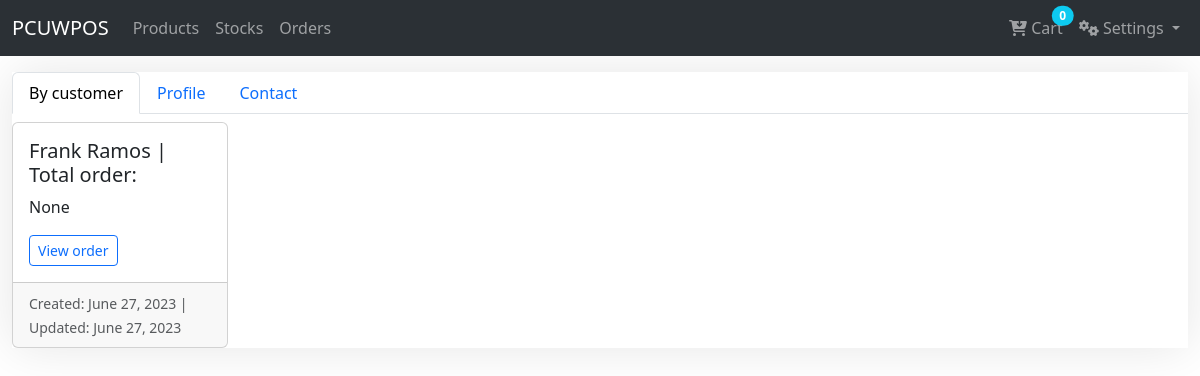
Before: /products/order-information/ (signed in) with the older database file.
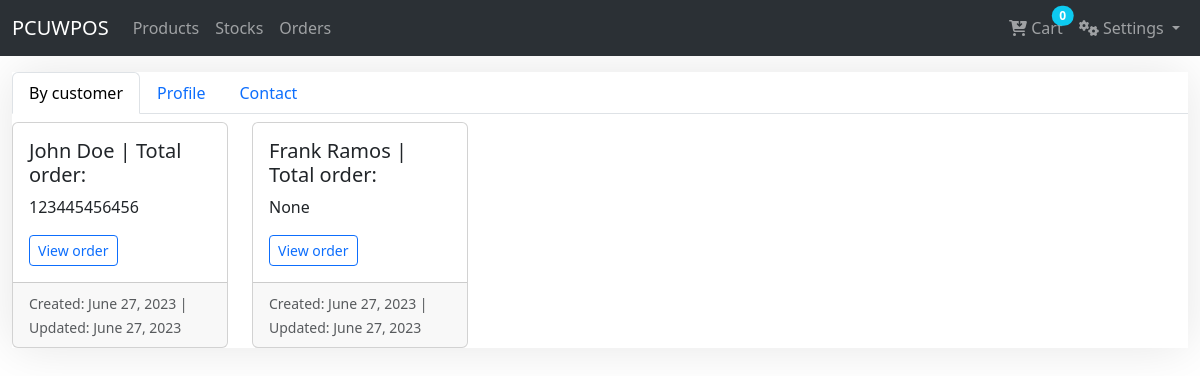
After: the same page with the newer database file.
### sales/models/order.py (models this page shows, shortened)
class Customer(models.Model):
    full_name = models.CharField(max_length=60, blank=True, null=True)
    number = models.CharField(max_length=14, blank=True, null=True)
    email = models.EmailField(blank=True, null=True)
    address = models.CharField(max_length=150, blank=True, null=True)
    created_at = models.DateTimeField(auto_now_add=True)
    updated_at = models.DateTimeField(auto_now=True)
    class Meta:
        ordering = ('-created_at',)

### sales/views/order_view.py (the view)
# urls.py: path('order-information/', OrderItemView.as_view(), name='order_information'),
class OrderItemView(View):
    template_name = 'pos/order_list.html'
    def get(self, request, *args, **kwargs):
        cart = Cart(request)
        cart_items = cart.__len__()
        customer = Customer.objects.all()
        context = {'customer': customer, 'cart_items': cart_items}
        return render(request, self.template_name, context)

### sales/addcart.py (called while the page is built)
    def __len__(self):
        return sum(item['quantity'] for item in self.cart.values())

### sales/templates/pos/order_list.html (shortened to what this page needs)
{% extends 'base.html' %}
{% block content %}
<div class="row">
    <div class="col-sm-12">
        <div class="fcard mt-3">
            <nav>
                <div class="nav nav-tabs" id="nav-tab" role="tablist">
                    <button class="nav-link active" id="nav-customer-tab" data-bs-toggle="tab" data-bs-target="#nav-customer" type="button" role="tab" aria-controls="nav-customer" aria-selected="true">By customer</button>
                    <button class="nav-link" id="nav-profile-tab" data-bs-toggle="tab" data-bs-target="#nav-profile" type="button" role="tab" aria-controls="nav-profile" aria-selected="false">Profile</button>
                    <button class="nav-link" id="nav-contact-tab" data-bs-toggle="tab" data-bs-target="#nav-contact" type="button" role="tab" aria-controls="nav-contact" aria-selected="false">Contact</button>
                </div>
            </nav>
            <div class="tab-content" id="nav-tabContent">
                <div class="tab-pane fade show active" id="nav-customer" role="tabpanel" aria-labelledby="nav-customer-tab">
                    <div class="row row-cols-1 row-cols-md-5 g-4">
                        {% for obj in customer %}
                        <div class="col">
                          <div class="card">
                            <div class="card-body">
                              <h5 class="card-title">{{obj.full_name|title}} | Total order: {{ order_count }}</h5>
                              <p class="card-text">{{obj.number|title}}</p>
                              <a href="{% url 'sales:customer_orders' obj.pk %}" class="btn btn-outline-primary btn-sm">View order</a>
                            </div>
                            <div class="card-footer text-muted">
                                <small class="text-muted">Created: {{obj.created_at|date}} | Updated: {{obj.updated_at|date}}</small>
                            </div>
                          </div>
                        </div>
                        {% endfor %}
                    </div>
                </div>
            </div>
        </div>
    </div>
</div>
{% endblock %}

Changed rows visible on the page:
added Customer: full_name "John Doe", number "123445456456", created_at "June 27, 2023", updated_at "June 27, 2023"
